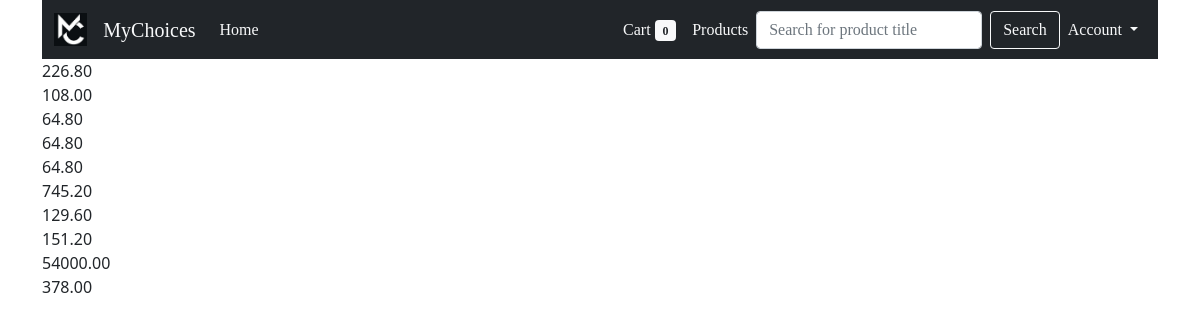
Screenshot of /orders/ (signed in) with the database file from the repository.
### orders/models.py (models this page shows, shortened)
class Order(models.Model):
    user = models.ForeignKey(settings.AUTH_USER_MODEL,null=True,blank=True,on_delete=models.CASCADE)
    order_id = models.CharField(max_length = 120, default = "ABC" , unique = True)
    cart = models.ForeignKey(Cart,on_delete=models.CASCADE)
    status = models.CharField(max_length = 120, choices = STATUS_CHOICES, default = "Started")
    timestamp = models.DateTimeField(default=timezone.now)
    updated = models.DateTimeField(default=timezone.now)
    sub_total = models.DecimalField(default=10.99, max_digits=1000, decimal_places= 2)
    tax_total = models.DecimalField(default=0.00, max_digits=1000, decimal_places= 2)
    final_total = models.DecimalField(default=10.99, max_digits=1000, decimal_places= 2)

### orders/views.py (the view)
# urls.py: re_path(r'^orders/$', orderviews.orders, name = 'user_order'),
def orders(request):
    context = {}
    template = "orders/user.html"
    return render(request, template, context)

### templates/orders/user.html (shortened to what this page needs)
{% extends 'base.html' %}
{% block content %}
{% for order in user.order_set.all %}
{{order.final_total}} <br>
{% endfor %}
{% endblock %}

### rows the page displays
Order: final_total "226.80"
Order: final_total "108.00"
Order: final_total "64.80"
Order: final_total "64.80"
Order: final_total "64.80"
Order: final_total "745.20"
Order: final_total "129.60"
Order: final_total "151.20"
Order: final_total "54000.00"
Order: final_total "378.00"
